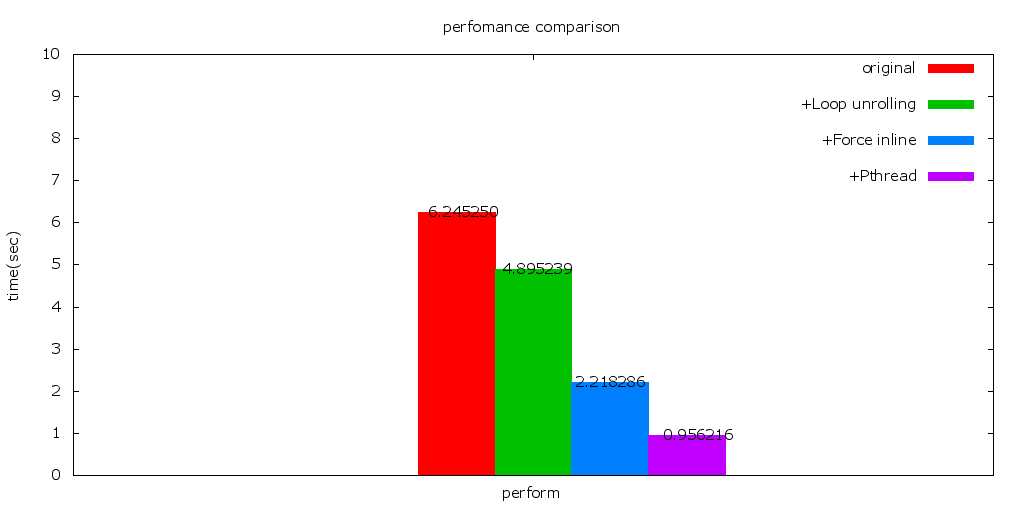

gnuplot code for this plot:
reset
set ylabel 'time(sec)'
set style fill solid
set title 'perfomance comparison'
set term png size 1024,512 enhanced font 'Verdana,11'
set output 'runtime.png'

plot [:][:10.000000]'out.txt' using 2:xtic(1) with histogram title 'original', \
'' using ($0-0.15):($2+0.001):2 with labels title ' ', \
'' using 3:xtic(1) with histogram title '+Loop unrolling'  , \
'' using ($0+0.01):($3+0.0015):3 with labels title ' ', \
'' using 4:xtic(1) with histogram title '+Force inline', \
'' using ($0+0.17):($4+0.0015):4 with labels title ' ', \
'' using 5:xtic(1) with histogram title '+Pthread', \
'' using ($0+0.36):($5+0.001):5 with labels title ' ' 
